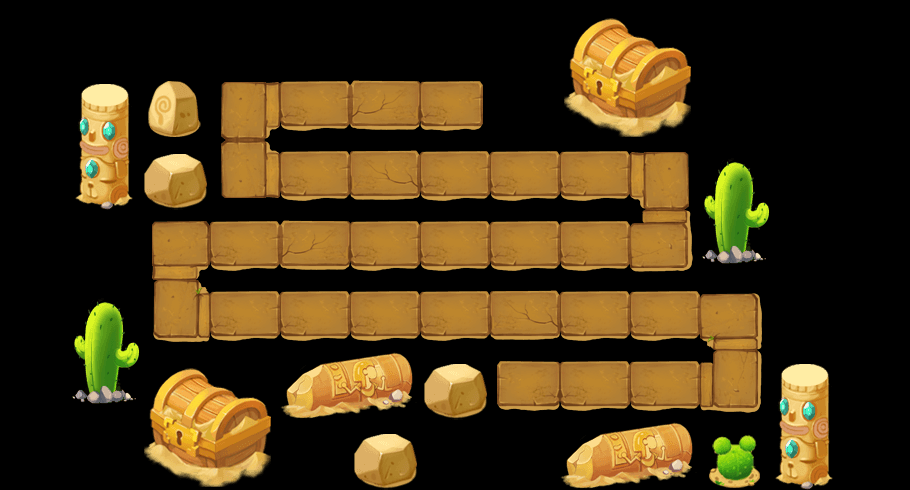

This is a level from a 2D game, rendered from its Tiled map with the project's own tilesets. A one-line summary and the map file follow, with tile-layer data summarised:
An orthogonal 13x7 tile map with 70x70 px tiles, 2 tile layers (content, things) and 29 objects (14x E45, 2x openTower, way1_0, way1_1, way1_2, ...).

<map version="1.0" orientation="orthogonal" width="13" height="7" tilewidth="70" tileheight="70">
 <tileset firstgid="1" name="theme3Tiles" tilewidth="70" tileheight="70" spacing="2" margin="2">
  <image source="theme1Tiles.png" width="512" height="512" />
  <tile id="4">
   <properties>
    <property name="thingIdx" value="303" />
   </properties>
  </tile>
  <tile id="6">
   <properties>
    <property name="thingIdx" value="107" />
   </properties>
  </tile>
  <tile id="7">
   <properties>
    <property name="thingIdx" value="401" />
   </properties>
  </tile>
  <tile id="9">
   <properties>
    <property name="thingIdx" value="206" />
   </properties>
  </tile>
  <tile id="10">
   <properties>
    <property name="thingIdx" value="207" />
   </properties>
  </tile>
  <tile id="11">
   <properties>
    <property name="thingIdx" value="304" />
   </properties>
  </tile>
  <tile id="13">
   <properties>
    <property name="thingIdx" value="112" />
   </properties>
  </tile>
  <tile id="14">
   <properties>
    <property name="thingIdx" value="109" />
   </properties>
  </tile>
  <tile id="15">
   <properties>
    <property name="thingIdx" value="108" />
   </properties>
  </tile>
  <tile id="19">
   <properties>
    <property name="thingIdx" value="111" />
   </properties>
  </tile>
  <tile id="20">
   <properties>
    <property name="thingIdx" value="110" />
   </properties>
  </tile>
  <tile id="21">
   <properties>
    <property name="blank" value="1" />
   </properties>
  </tile>
  <tile id="22">
   <properties>
    <property name="way" value="1" />
   </properties>
  </tile>
  <tile id="23">
   <properties>
    <property name="way" value="1" />
   </properties>
  </tile>
  <tile id="24">
   <properties>
    <property name="way" value="1" />
   </properties>
  </tile>
  <tile id="25">
   <properties>
    <property name="way" value="1" />
   </properties>
  </tile>
  <tile id="26">
   <properties>
    <property name="way" value="1" />
   </properties>
  </tile>
  <tile id="27">
   <properties>
    <property name="way" value="1" />
   </properties>
  </tile>
  <tile id="28">
   <properties>
    <property name="way" value="1" />
   </properties>
  </tile>
  <tile id="29">
   <properties>
    <property name="way" value="1" />
   </properties>
  </tile>
  <tile id="30">
   <properties>
    <property name="way" value="1" />
   </properties>
  </tile>
  <tile id="31">
   <properties>
    <property name="way" value="1" />
   </properties>
  </tile>
  <tile id="32">
   <properties>
    <property name="way" value="1" />
   </properties>
  </tile>
  <tile id="33">
   <properties>
    <property name="way" value="1" />
   </properties>
  </tile>
  <tile id="34">
   <properties>
    <property name="way" value="1" />
   </properties>
  </tile>
  <tile id="35">
   <properties>
    <property name="way" value="1" />
   </properties>
  </tile>
  <tile id="36">
   <properties>
    <property name="way" value="1" />
   </properties>
  </tile>
  <tile id="37">
   <properties>
    <property name="way" value="1" />
   </properties>
  </tile>
 </tileset>
 <layer name="content" width="13" height="7">
  <data>[91 cells, 32 non-empty, 6 distinct tile ids]</data>
 </layer>
 <layer name="things" width="13" height="7">
  <data>[91 cells, 25 non-empty, 13 distinct tile ids]</data>
 </layer>
 <objectgroup name="objs" width="13" height="7">
  <object name="way1_0" x="513" y="371" width="23" height="29" />
  <object name="way1_1" x="725" y="374" width="20" height="17" />
  <object name="way1_2" x="736" y="316" />
  <object name="way1_3" x="175" y="310" />
  <object name="way1_4" x="177" y="244" />
  <object name="way1_5" x="664" y="243" />
  <object name="way1_6" x="669" y="176" />
  <object name="way1_7" x="246" y="171" />
  <object name="way1_8" x="249" y="104" />
  <object x="802" y="451" width="1" />
  <object name="way1_9" x="459" y="102" />
  <object name="hero" x="315" y="169" />
  <object name="preTower" x="109" y="248">
   <properties>
    <property name="level" value="2" />
    <property name="towerIdx" value="3" />
   </properties>
  </object>
  <object name="openTower" x="732" y="249">
   <properties>
    <property name="level" value="1" />
    <property name="towerIdx" value="3" />
   </properties>
  </object>
  <object name="openTower" x="170" y="176">
   <properties>
    <property name="level" value="1" />
    <property name="towerIdx" value="3" />
   </properties>
  </object>
  <object name="E45" x="511" y="300" width="25" height="20">
   <properties>
    <property name="growTime" value="5" />
    <property name="hp" value="200" />
    <property name="wave" value="2" />
   </properties>
  </object>
  <object name="E45" x="588" y="231" width="25" height="20">
   <properties>
    <property name="growTime" value="5" />
    <property name="hp" value="200" />
    <property name="wave" value="2" />
   </properties>
  </object>
  <object name="E45" x="457" y="230" width="25" height="20">
   <properties>
    <property name="growTime" value="5" />
    <property name="hp" value="200" />
    <property name="wave" value="2" />
   </properties>
  </object>
  <object name="E45" x="374" y="301" width="25" height="20">
   <properties>
    <property name="growTime" value="5" />
    <property name="hp" value="200" />
    <property name="wave" value="2" />
   </properties>
  </object>
  <object name="E45" x="434" y="164" width="25" height="20">
   <properties>
    <property name="growTime" value="10" />
    <property name="hp" value="500" />
    <property name="wave" value="8" />
   </properties>
  </object>
  <object name="E45" x="578" y="166" width="25" height="20">
   <properties>
    <property name="growTime" value="10" />
    <property name="hp" value="500" />
    <property name="wave" value="8" />
   </properties>
  </object>
  <object name="E45" x="308" y="302" width="25" height="20">
   <properties>
    <property name="growTime" value="10" />
    <property name="hp" value="500" />
    <property name="wave" value="8" />
   </properties>
  </object>
  <object name="E45" x="441" y="305" width="25" height="20">
   <properties>
    <property name="growTime" value="10" />
    <property name="hp" value="500" />
    <property name="wave" value="8" />
   </properties>
  </object>
  <object name="E45" x="371" y="162" width="25" height="20">
   <properties>
    <property name="growTime" value="10" />
    <property name="hp" value="500" />
    <property name="wave" value="12" />
   </properties>
  </object>
  <object name="E45" x="512" y="163" width="25" height="20">
   <properties>
    <property name="growTime" value="10" />
    <property name="hp" value="500" />
    <property name="wave" value="12" />
   </properties>
  </object>
  <object name="E45" x="235" y="232" width="25" height="20">
   <properties>
    <property name="growTime" value="10" />
    <property name="hp" value="500" />
    <property name="wave" value="12" />
   </properties>
  </object>
  <object name="E45" x="426" y="231" width="25" height="20">
   <properties>
    <property name="growTime" value="10" />
    <property name="hp" value="500" />
    <property name="wave" value="12" />
   </properties>
  </object>
  <object name="E45" x="529" y="304" width="25" height="20">
   <properties>
    <property name="growTime" value="10" />
    <property name="hp" value="500" />
    <property name="wave" value="12" />
   </properties>
  </object>
  <object name="E45" x="651" y="303" width="25" height="20">
   <properties>
    <property name="growTime" value="10" />
    <property name="hp" value="500" />
    <property name="wave" value="12" />
   </properties>
  </object>
 </objectgroup>
</map>
